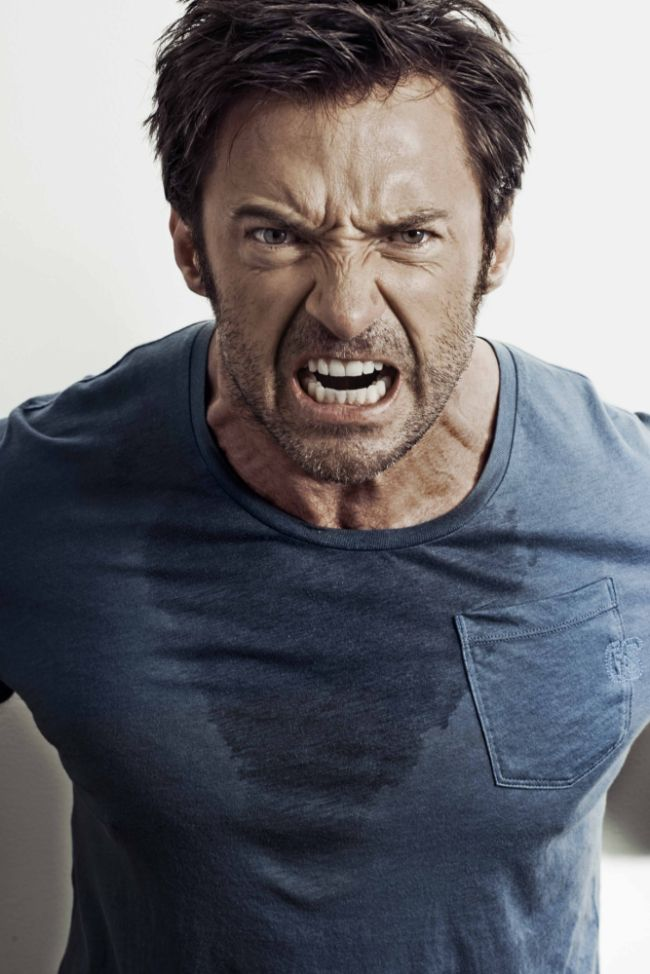
#> input picture ER-ui/Engine/testimg.jpg, 650 x 974 px
$ python addFace.py testimg.jpg testimg.jpg
#> lines starting #> are read from the running program, lines starting #| are printed output that depends on the picture; after the words box and inside, x2 and y2 are one past the last pixel; in counts of white or black regions, pixels touching at a corner belong together
import cv2
import sys
import numpy as np
import pickle
import os
import pandas as pd
emotion_dict = {0: "Angry", 1: "Disgust", 2: "Fear", 3: "Happy", 4: "Sad", 5: "Surprise", 6: "Neutral"}
FacesDIR = "C:/ER-ui/Engine"
sys.path.insert(0, FacesDIR)
os.chdir(FacesDIR)

'''
command line args: imgfile, name_of_person_in_image
'''

# todo display faces while enc
s,image,emotion = sys.argv

img = cv2.imread(image, 0)
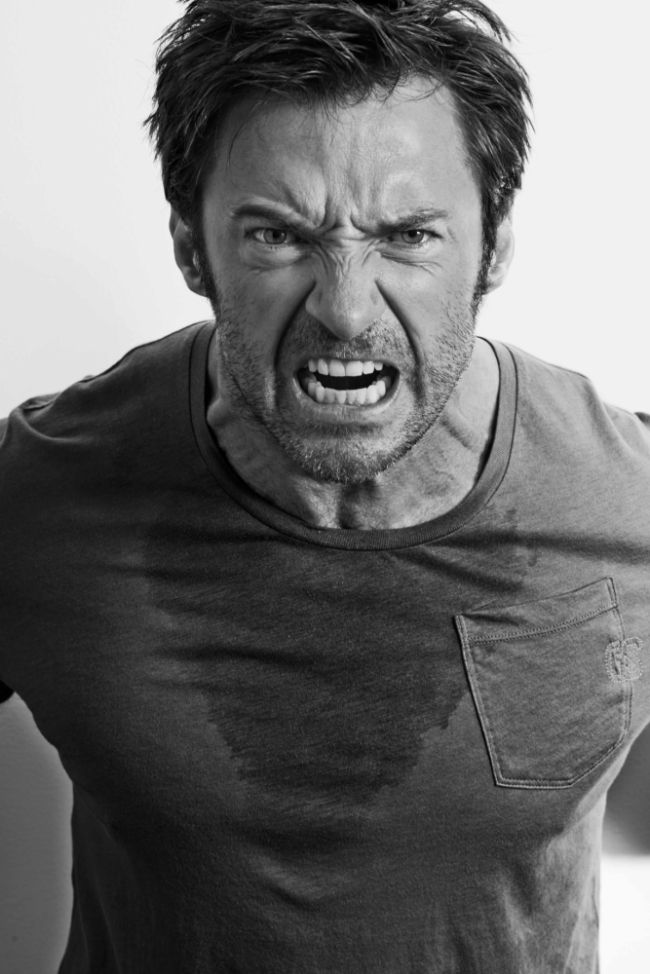
#> img: shape (974, 650); min 0, max 252, mean 107.3

face_cascade = cv2.CascadeClassifier('haarcascade_frontalface_default.xml')
face = face_cascade.detectMultiScale(img, 1.3, 5)
#> face = [[176, 110, 337, 337]]


for (x, y, w, h) in face:
    cv2.rectangle(img, (x, y), (x + w, y + h), (0, 255, 0), 1)
    roi_img = img[y:y + h, x:x + w]
    roi_img = (np.expand_dims(cv2.resize(roi_img, (48, 48)), -1))
    facearr = np.asarray(roi_img).reshape(48,48)
#> this loop made 1 pass
#> pass 1, `roi_img = img[y:y + h, x:x + w]`:
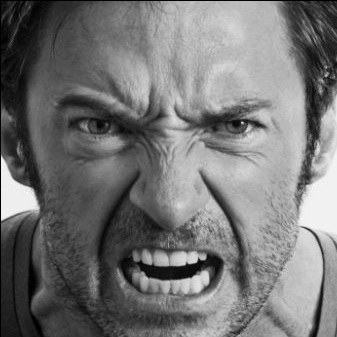
#> roi_img: shape (337, 337); min 0, max 249, mean 116.5
#> pass 1, `roi_img = (np.expand_dims(cv2.resize(roi_img, (48, 48)), -1))`:
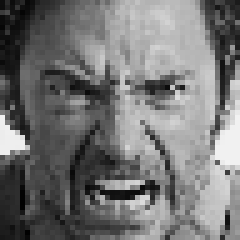
#> roi_img: shape (48, 48, 1) (shown 5 times larger); min 1, max 243, mean 116.8
#> after the loop:
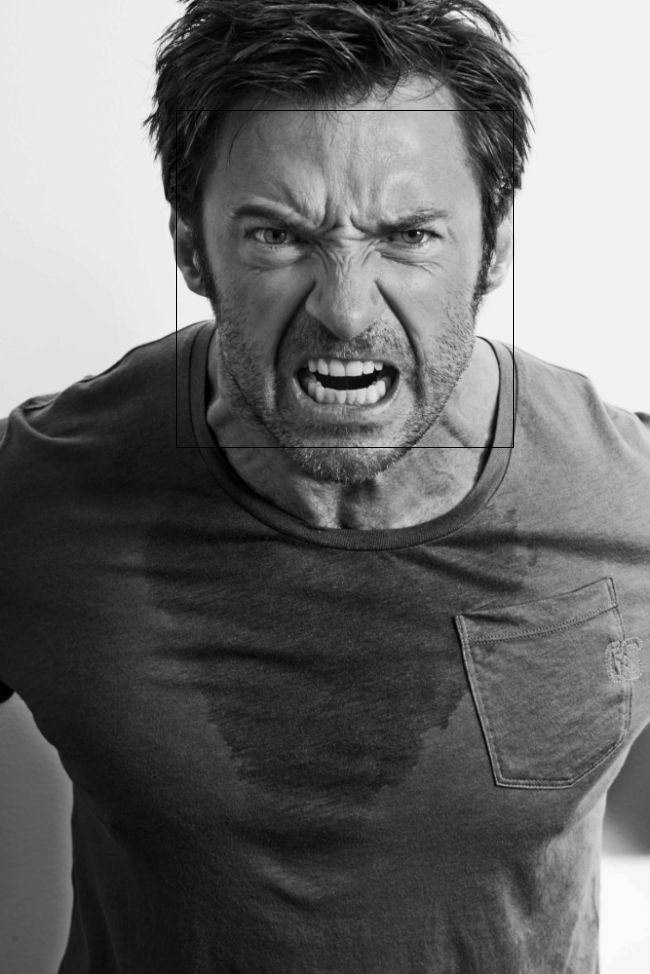
#> img: shape (974, 650); 0.21% of pixels changed, all inside (x1, y1, x2, y2) = (176, 110, 514, 448)


'''
Code to open and append a face to the facesdatabase and then close it
'''
#> (the run stopped early here; a loop or call above may not have finished)
